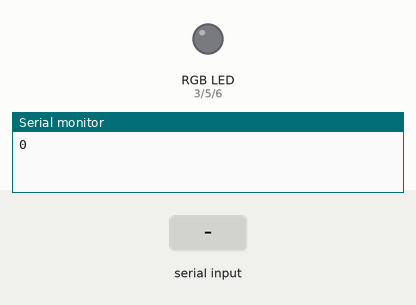
The sketch below on a simulated Arduino Uno, built with avr-gcc and run on an emulated ATmega328P. Parts: an RGB LED mixed from three pins (HIGH = lit), the last lines printed to the serial monitor. The test bench sets the inputs (shaded band). Dim RGB values are drawn brighter than linear.

Above: at 1.2 s.
1.3 s: "90,45,200\n" received over Serial
At 2.2 s:
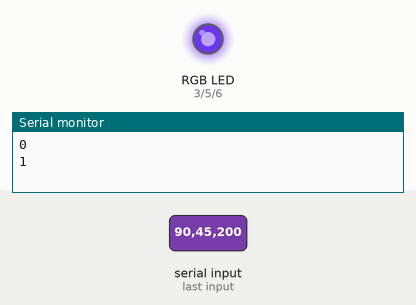
2.8 s: "30,150,10\n" received over Serial
At 3.3 s:
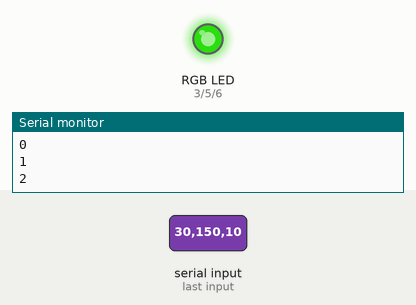
4.3 s: "1,90,45\n" received over Serial
At 5.6 s:
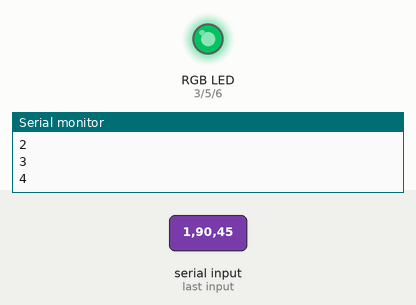
Timing chart, 0 to 7.3 s (numbered marks = the images above; inputs shaded):
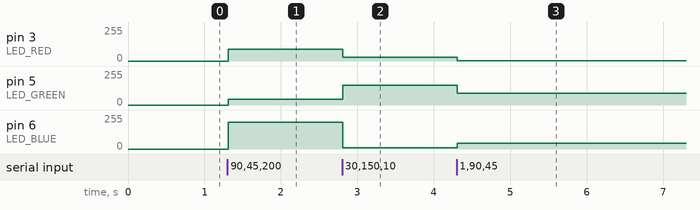

Measured:
- after the input at 1.3 s, pin 3 (LED_RED): 0/255 → 90/255 at once; pin 5 (LED_GREEN): 0/255 → 45/255 at once; pin 6 (LED_BLUE): 0/255 → 200/255 at once
- after the input at 2.8 s, pin 3 (LED_RED): 90/255 → 30/255 at once; pin 5 (LED_GREEN): 45/255 → 150/255 at once; pin 6 (LED_BLUE): 200/255 → 10/255 at once
- after the input at 4.3 s, pin 3 (LED_RED): 30/255 → 1/255 at once; pin 5 (LED_GREEN): 150/255 → 90/255 at once; pin 6 (LED_BLUE): 10/255 → 45/255 at once

The sketch:

rgb_slider_serial_01.ino
```cpp
const int LED_RED    = 3;
const int LED_GREEN  = 5;
const int LED_BLUE   = 6;

int count = 0;
unsigned long last_msg_time = 0;

void setup() {
  Serial.begin(9600);
  // Un timeout pequeño ayuda a que no se congele el loop
  Serial.setTimeout(10);
  pinMode(LED_RED, OUTPUT);
  pinMode(LED_GREEN, OUTPUT);
  pinMode(LED_BLUE, OUTPUT);
}

void loop() {
  // Solo procesamos si hay datos y el primer caracter es un número
  // (Esto evita que basura en el puerto apague los LEDs)
  if (Serial.available() > 0) {
    // Leemos hasta encontrar el salto de línea que envía Rust con format!
    String data = Serial.readStringUntil('\n');

    // Si la cadena no esta vacia, extraemos los valores
    if (data.length() > 0) {
      // This line is to send data to backend.
      // Serial.println(data);

      int first_comma  = data.indexOf(',');
      int second_comma = data.indexOf(',', first_comma + 1);

      if (first_comma != -1 && second_comma != -1) {
        int r = data.substring(0, first_comma).toInt();
        int g = data.substring(first_comma + 1, second_comma).toInt();
        int b = data.substring(second_comma + 1).toInt();

        analogWrite(LED_RED,   constrain(r, 0, 255));
        analogWrite(LED_GREEN, constrain(g, 0, 255));
        analogWrite(LED_BLUE,  constrain(b, 0, 255));

      }
    }
  }

  // Mandar el numero que aumenta (Petición GET)
  if (millis() - last_msg_time > 1000) {
    Serial.println(count); // Esto lo leerá el hilo de lectura de Rust
    count++;
    last_msg_time = millis();
  }
}
```
